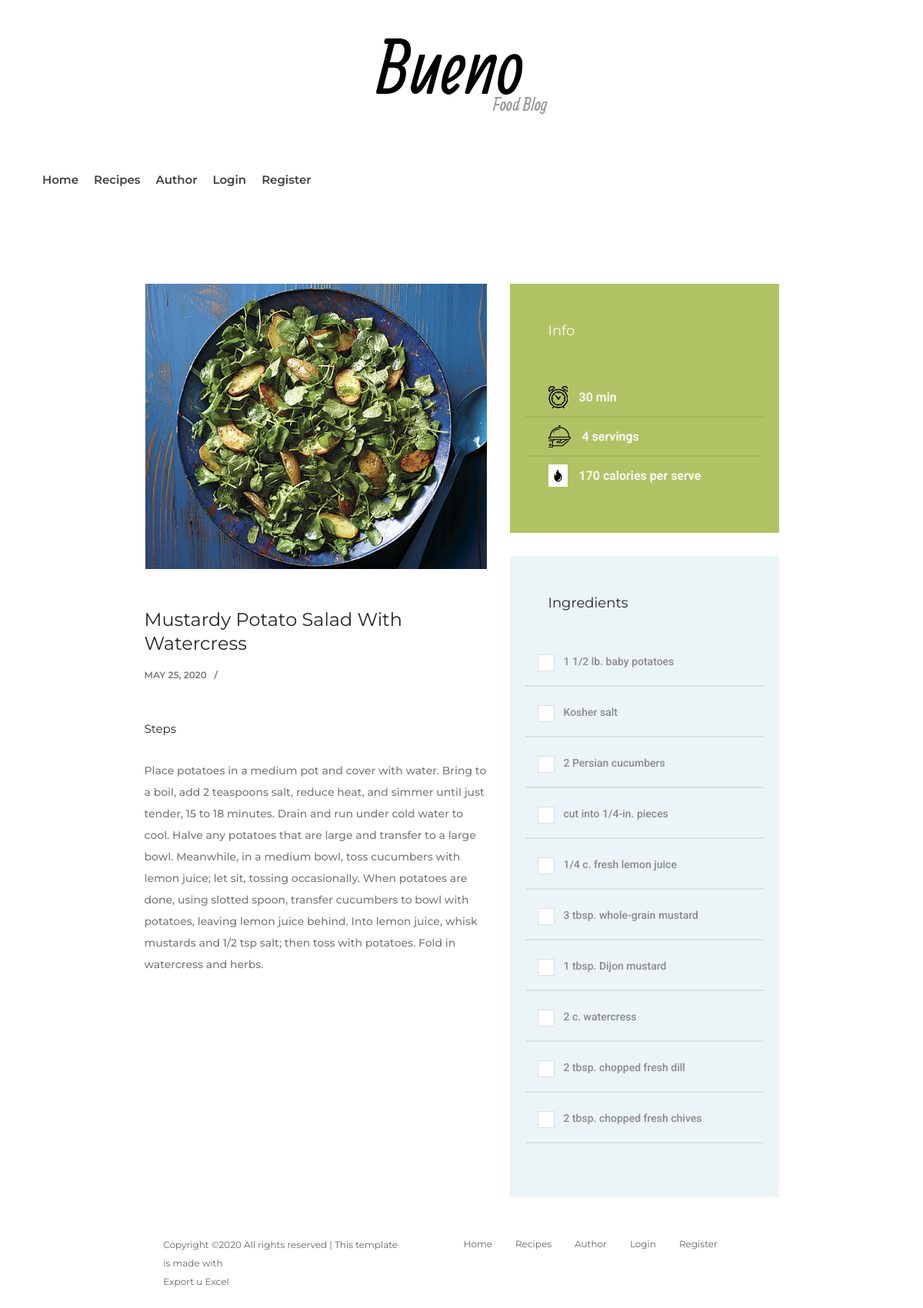
The page /index.php?page=recept&id=1 on the database its author committed.
### tables this page shows
CREATE TABLE `navmeni` (
  `id_n` int(10) NOT NULL,
  `naziv` varchar(100) NOT NULL,
  `putanja` varchar(100) NOT NULL,
  `parent` int(10) DEFAULT NULL,
  `pozicija` int(10) NOT NULL,
  `prikaz` int(10) NOT NULL
);

CREATE TABLE `recepti` (
  `id_r` int(10) NOT NULL,
  `naziv` varchar(100) NOT NULL,
  `nacin_pripreme` text NOT NULL,
  `sastojci` varchar(255) NOT NULL,
  `id_kat` int(10) NOT NULL,
  `slika` varchar(100) NOT NULL,
  `datum_kreiranja` timestamp(6) NOT NULL DEFAULT CURRENT_TIMESTAMP(6) ON UPDATE CURRENT_TIMESTAMP(6),
  `vreme_pripreme` int(10) NOT NULL,
  `kalorije` int(10) NOT NULL,
  `za_posluziti` int(10) NOT NULL
);

### models/recepti/functions.php (called while the page is built, shortened)
<?php
function dohvatiReceptPoId($id){
    global $conn;
    $upit = $conn->prepare("SELECT * FROM recepti WHERE id_r = ?");
    $upit -> bindValue(1, $id);
    try{
        $upit->execute();
        return $obj = $upit->fetch();
    }catch (PDOException $ex){
        echo $ex->getMessage();
    }
}

### views/pages/single-recept.php (the view, shortened to what this page needs)
<section class="post-news-area section-padding-100-0 mb-70">
    <div class="container">
        <div class="row justify-content-center">
            <?php
                if(isset($_GET['id'])){
                    $id = $_GET['id'];
                    include 'models/recepti/functions.php';
                    $recept = dohvatiReceptPoId($id);
                    $datumTmp = strtotime($recept->datum_kreiranja);
                    $datum = date("F j, Y", $datumTmp);
                    $sastojci = $recept->sastojci;
                    $sastojciExplode = explode(",", $sastojci);
                }
            ?>
            <div class="col-12 col-lg-4 col-xl-5">
                <div class="post-details-content mb-100">
                    <div class="blog-thumbnail mb-50">
                        <img src="<?=$recept->slika?>" alt="<?=$recept->naziv?>">
                    </div>
                    <div class="blog-content">
                        <h4 class="post-title"><?=$recept->naziv?></h4>
                        <div class="post-meta mb-50">
                            <a href="#" class="post-date"><?=$datum?></a>
                        </div>
                        <h5 class="mb-30">Steps</h5>
                        <p class="mb-30"><?=$recept->nacin_pripreme?></p>
                    </div>
                </div>
            </div>
            <div class="col-12 col-lg-4 col-xl-4">
                <div class="recipe-info">
                    <h5>Info</h5>
                    <ul class="info-data">
                        <li><img src="assets/img/core-img/alarm-clock.png" alt=""> <span><?=$recept->vreme_pripreme?> min</span></li>
                        <li><img src="assets/img/core-img/tray.png" alt=""> <span><?=$recept->za_posluziti?> servings</span></li>
                        <li><img src="assets/img/core-img/calories.png" alt=""> <span><?=$recept->kalorije?> calories per serve</span></li>
                    </ul>
                </div>
                <div class="ingredients">
                    <h5>Ingredients</h5>
                    <?php
                        foreach($sastojciExplode as $sastojak):
                    ?>
                    <div class="custom-control custom-checkbox">
                        <label class="custom-control-label" for="customCheck1"><?=$sastojak?></label>
                    </div>
                    <?php endforeach;?>
                </div>
            </div>

### views/fixed/navbar.php (shortened to what this page needs)
<header class="header-area">
    <div class="logo-area">
        <a href="index.php"><img src="assets/img/core-img/logo.png" alt=""></a>
    </div>
    <div class="bueno-main-menu" id="sticker">
        <div class="classy-nav-container breakpoint-off">
            <div class="container">
                <nav class="classy-navbar justify-content-between" id="buenoNav">
                    <div class="classy-menu">
                        <div class="classynav">
                            <?php
                            include "config/connection.php";
                            $prikaz = 0;
                            switch ($prikaz){
                                case 0:
                                    $upit = "SELECT * FROM navmeni WHERE prikaz = 0 or prikaz = 1";
                                    break;
                            }
                            $navmeni = $conn->query($upit)->fetchAll();
                            $item = "<ul>";
                            foreach ($navmeni as $x){
                                $item .= "<li><a href='".$x->putanja."'>".$x->naziv."</a></li>";
                            }
                            $item .= "</ul>";
                            echo $item;
                            ?>
                        </div>
                    </div>
                </nav>
            </div>
        </div>
    </div>
</header>

### views/fixed/footer.php (shortened to what this page needs)
<footer class="footer-area">
    <div class="container">
        <div class="row">
            <div class="col-12 col-sm-5">
                <p class="copywrite-text">
                        Copyright &copy;<script>document.write(new Date().getFullYear());</script> All rights reserved | This template is made with</i><a href="models/kategorije/export-excel.php"></br>Export u Excel</a>
                       </p>
            </div>
            <div class="col-12 col-sm-7">
                <div class="footer-nav">
                    <?php
                    global $navmeni;
                    $item = "<ul>";
                    foreach ($navmeni as $x){
                        $item .= "<li><a href='".$x->putanja."'>".$x->naziv."</a></li>";
                    }
                    $item .= "</ul>";
                    echo $item;
                    ?>
                </div>
            </div>
        </div>
    </div>
</footer>
</body>
</html>

### assets/css/main.css (style rules this page uses)
.row { display: -webkit-box; display: -webkit-flex; display: -moz-box; display: -ms-flexbox; display: flex; -webkit-flex-wrap: wrap; -ms-flex-wrap: wrap; flex-wrap: wrap; }
html { -webkit-box-sizing: border-box; -moz-box-sizing: border-box; box-sizing: border-box; }
* { padding: 0; margin: 0; }
*, *:before, *:after { -webkit-box-sizing: inherit; -moz-box-sizing: inherit; box-sizing: inherit; }
body, h1, h2, h3, h4, h5, h6, blockquote, p, pre, dl, dd, ol, ul, figure, hr, fieldset, legend { margin: 0; padding: 0; }
body { font-family: "Roboto", "Arial", "Helvetica Neue", sans-serif; font-weight: 400; font-size: 14px; }
h1, h2, h3, h4, h5, h6 { font-weight: 400; }
h4 { font-size: 18px; }
h5 { font-size: 15px; }
* { margin: 0; padding: 0; }

### assets/css/classy-nav.css (style rules this page uses)
* { margin: 0; padding: 0; }
body { font-family: "Roboto", sans-serif; }
ul, ol { margin: 0; }
ul li, ol li { list-style: none; }
img { height: auto; max-width: 100%; }
.classy-nav-container { position: relative; z-index: 100; background-color: #ffffff; }
.classy-nav-container * { box-sizing: border-box; }
.classy-nav-container a { -webkit-transition-duration: 500ms; transition-duration: 500ms; text-decoration: none; outline: none; font-size: 14px; font-weight: 400; color: #232323; display: inline-block; }
.justify-content-between { -webkit-box-pack: justify; -ms-flex-pack: justify; justify-content: space-between; }
.justify-content-center { -webkit-box-pack: center; -ms-flex-pack: center; justify-content: center; }
.classy-navbar { width: 100%; height: 70px; padding: 0.5em 2em; display: -webkit-box; display: -ms-flexbox; display: flex; -webkit-box-align: center; -ms-flex-align: center; -ms-grid-row-align: center; align-items: center; }
.classynav ul li { display: inline-block; clear: both; position: inherit; z-index: 10; }
.classynav ul li a { padding: 0 12px; display: block; height: 35px; font-size: 14px; line-height: 34px; }
.breakpoint-off .classynav { display: -webkit-box; display: -ms-flexbox; display: flex; -webkit-box-align: center; -ms-flex-align: center; -ms-grid-row-align: center; align-items: center; }

### rows shown on the page
navmeni: naziv "Home"
navmeni: naziv "Recipes"
navmeni: naziv "Author"
navmeni: naziv "Login"
navmeni: naziv "Register"
recepti: slika (picture), naziv "Mustardy Potato Salad With Watercress", datum_kreiranja "MAY 25, 2020", nacin_pripreme "Place potatoes in a medium pot and cover with water. Bring to a boil, add 2 teaspoons salt, reduce heat, and simmer until just tender, 15 to 18 minutes. Drain and run under cold water to cool. Halve any potatoes that are large and transfer to a large bowl. Meanwhile, in a medium bowl, toss cucumbers with lemon juice; let sit, tossing occasionally. When potatoes are done, using slotted spoon, transfer cucumbers to bowl with potatoes, leaving lemon juice behind. Into lemon juice, whisk mustards and 1/2 tsp salt; then toss with potatoes. Fold in watercress and herbs.", vreme_pripreme "30", za_posluziti "4", kalorije "170", sastojci "1 1/2 lb. baby potatoes", sastojci "Kosher salt", sastojci "2 Persian cucumbers", sastojci "cut into 1/4-in. pieces", sastojci "1/4 c. fresh lemon juice", sastojci "3 tbsp. whole-grain mustard", sastojci "1 tbsp. Dijon mustard", sastojci "2 c. watercress", sastojci "2 tbsp. chopped fresh dill", sastojci "2 tbsp. chopped fresh chives"
